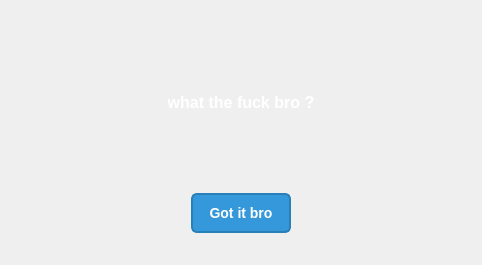
<?xml version="1.0" encoding="UTF-8"?>
<ui version="4.0">
 <class>Dialog</class>
 <widget class="QDialog" name="Dialog">
  <property name="geometry">
   <rect>
    <x>0</x>
    <y>0</y>
    <width>482</width>
    <height>265</height>
   </rect>
  </property>
  <property name="windowTitle">
   <string>Dialog</string>
  </property>
  <property name="styleSheet">
   <string notr="true">/* Style for the QDialog (parent) */
QDialog {
    background: qlineargradient(spread:pad, x1:0, y1:0, x2:1, y2:1, 
                                stop:0 #2c3e50,  /* Dark blue-gray */
                                stop:1 #34495e); /* Slightly lighter blue-gray */
    border-radius: 12px;
    padding: 10px;
}

/* Style for the message label */
QLabel {
    color: white;
    font-size: 16px;
    font-weight: bold;
    padding: 10px;
    border-radius: 8px;
margin-top: 50px;
}

/* Style for the OK button */
QPushButton {
    background-color: #3498db;  /* Blue color */
    color: white;
    font-size: 14px;
    font-weight: bold;
    padding: 8px 16px;
    border-radius: 6px;
    border: 2px solid #2980b9;
    transition: all 0.3s ease-in-out;
}

/* Hover effect for the OK button */
QPushButton:hover {
    background-color: #2980b9;  /* Slightly darker blue */
}

/* Pressed effect for the OK button */
QPushButton:pressed {
    background-color: #1f618d;
    border-color: #1c4f75;
}
</string>
  </property>
  <layout class="QVBoxLayout" name="verticalLayout" stretch="60,40">
   <property name="leftMargin">
    <number>0</number>
   </property>
   <property name="topMargin">
    <number>0</number>
   </property>
   <property name="rightMargin">
    <number>0</number>
   </property>
   <property name="bottomMargin">
    <number>0</number>
   </property>
   <item>
    <widget class="QWidget" name="up" native="true">
     <layout class="QVBoxLayout" name="verticalLayout_2">
      <item>
       <widget class="QLabel" name="_dialog">
        <property name="font">
         <font>
          <pointsize>-1</pointsize>
          <bold>true</bold>
         </font>
        </property>
        <property name="text">
         <string>what the fuck bro ?</string>
        </property>
        <property name="alignment">
         <set>Qt::AlignmentFlag::AlignCenter</set>
        </property>
        <property name="wordWrap">
         <bool>true</bool>
        </property>
        <property name="margin">
         <number>0</number>
        </property>
       </widget>
      </item>
     </layout>
    </widget>
   </item>
   <item>
    <widget class="QWidget" name="down" native="true">
     <layout class="QHBoxLayout" name="horizontalLayout">
      <property name="leftMargin">
       <number>0</number>
      </property>
      <property name="topMargin">
       <number>0</number>
      </property>
      <property name="rightMargin">
       <number>0</number>
      </property>
      <property name="bottomMargin">
       <number>0</number>
      </property>
      <item>
       <widget class="QPushButton" name="pushButtonOK">
        <property name="maximumSize">
         <size>
          <width>100</width>
          <height>40</height>
         </size>
        </property>
        <property name="text">
         <string>Got it bro</string>
        </property>
       </widget>
      </item>
     </layout>
    </widget>
   </item>
  </layout>
 </widget>
 <resources/>
 <connections/>
</ui>
